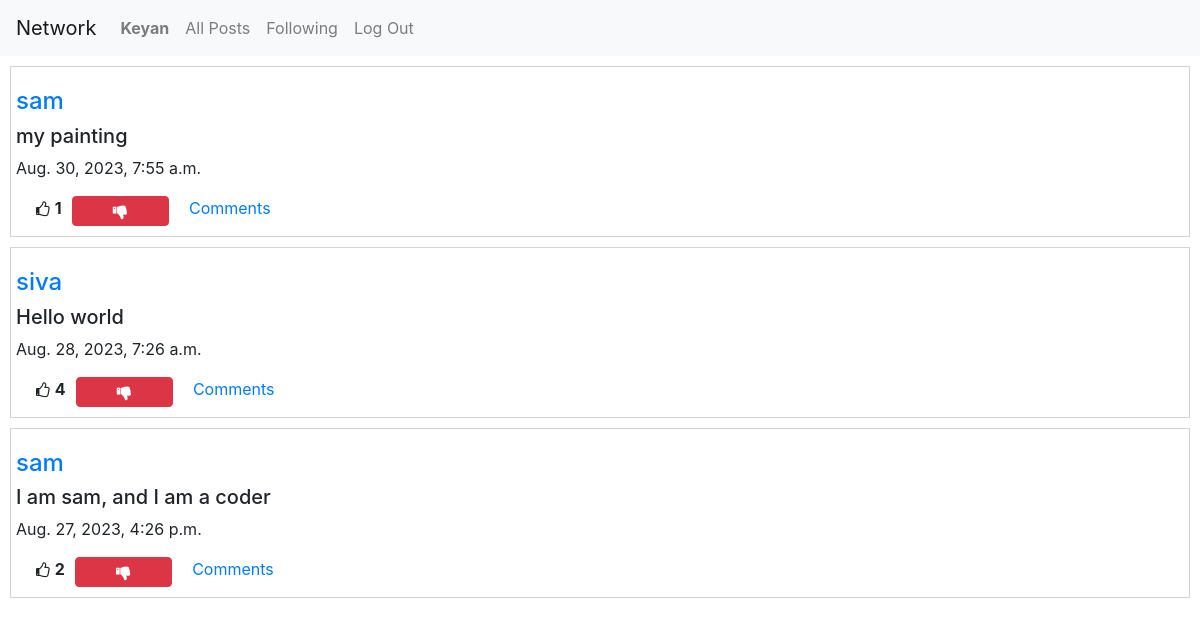
The page /following (signed in) on the database its author committed.
### network/models.py (models this page shows, shortened)
class User(AbstractUser):
    pass

class Post(models.Model):
    creater = models.ForeignKey(User, related_name='my_name', on_delete=models.CASCADE)
    content = models.CharField(max_length=255)
    liked = models.ManyToManyField(User, related_name='liked_users_or_post' ,blank=True, null=True)
    time = models.DateTimeField(auto_now_add=True)
    image = models.ImageField(null=True, blank=True, upload_to='images/')

### network/views.py (the view)
# urls.py: path("following", views.following, name="following"),
def following(request):
    follng = Follow.objects.filter(me = request.user)
    all_posts = Post.objects.all().order_by('time').reverse()
    f_list = []
    for post in all_posts:
        for per in follng:
            if post.creater == per.following:
                f_list.append(post)
    p = Paginator(f_list, 10)
    page_no = request.GET.get('page')
    posts = p.get_page(page_no)
    user = request.user
    liked_posts = []
    posts_id = []
    for post in posts:
        if user in post.liked.all():
            liked_posts.append(post)
            posts_id.append(post.id)
    return render(request, "network/following.html", {
            "posts": posts,
            "liked" : liked_posts,
            "p_id" : posts_id
        })

### network/templates/network/following.html (shortened to what this page needs)
{% extends "network/layout.html" %}
{% block body %}
{% for post in posts %}
<div class="posts">
  <div id='p'>
    <div id='c'>
      <a href='{% url 'profile' post.creater.id %}'><h4>{{post.creater}}</h4></a>
      <h5>{{post.content}}</h5>
      <p>{{post.time}}</p>
    </div>
  </div>
<div class = 'd-flex justify-content-flex-start'>
<i style="font-size:16px; margin-left:20px" class="fa">&#xf087;</i><b><p id='count_{{post.id}}'>{{post.liked.count}}</p></b></li>
{% if user.is_authenticated %}
{% if post in liked %}
  <button style="width:40px" class="btn btn-danger fa fa-thumbs-down col-1" id='btn_{{ post.id}}' onclick="likeHandler({{post.id}},{{p_id}})"></button>
{% else %}
  <button style="width:40px" class="btn btn-success fa fa-thumbs-up col-1" id='btn_{{ post.id}}' onclick="likeHandler({{post.id}},{{p_id}})"></button>
{% endif %}
{% endif %}
<a style='margin-left:10px' href='{% url 'readcomms' post.id %}' id='comm_a{{post.id}}'>Comments</a>
</div>
</div>
{% endfor %}
{% endblock %}

### network/templates/network/layout.html (shortened to what this page needs)
{% load static %}
<!DOCTYPE html>
<html lang="en">
    <head>
        <link rel="stylesheet" href="https://stackpath.bootstrapcdn.com/bootstrap/4.4.1/css/bootstrap.min.css">
        <link href="{% static 'network/styles.css' %}" rel="stylesheet">
        <link rel="stylesheet" href="https://cdnjs.cloudflare.com/ajax/libs/font-awesome/4.7.0/css/font-awesome.min.css">
    </head>
    <body>
        <nav class="navbar navbar-expand-lg navbar-light bg-light">
            <a class="navbar-brand" href="#">Network</a>
            <div>
              <ul class="navbar-nav mr-auto">
                {% if user.is_authenticated %}
                    <li class="nav-item">
                        <a class="nav-link" href="{% url 'profile' user.id %}"><strong>{{ user.username }}</strong></a>
                    </li>
                {% endif %}
                <li class="nav-item">
                  <a class="nav-link" href="{% url 'index' %}">All Posts</a>
                </li>
                {% if user.is_authenticated %}
                    <li class="nav-item">
                        <a class="nav-link" href="{% url 'following' %}">Following</a>
                    </li>
                    <li class="nav-item">
                        <a class="nav-link" href="{% url 'logout' %}">Log Out</a>
                    </li>
                {% endif %}
              </ul>
            </div>
          </nav>
        <div class="body">
            {% block body %}
            {% endblock %}
        </div>
    </body>
</html>

### network/static/network/styles.css (style rules this page uses)
.btn { margin: 0 10px 10px; }
.posts { display : flex; flex-direction: column; padding : 0px 5px; border : 1px solid lightgray; margin : 10px; }
#p { display:flex; }
i { margin : 5px; }
#p { display : flex; }
#c { margin: 20px 0 0; }

### rows shown on the page
User: username "Keyan"
Post: creater "sam", content "my painting", time "Aug. 30, 2023, 7:55 a.m.", liked.count "1"
Post: creater "siva", content "Hello world", time "Aug. 28, 2023, 7:26 a.m.", liked.count "4"
Post: creater "sam", content "I am sam, and I am a coder", time "Aug. 27, 2023, 4:26 p.m.", liked.count "2"
